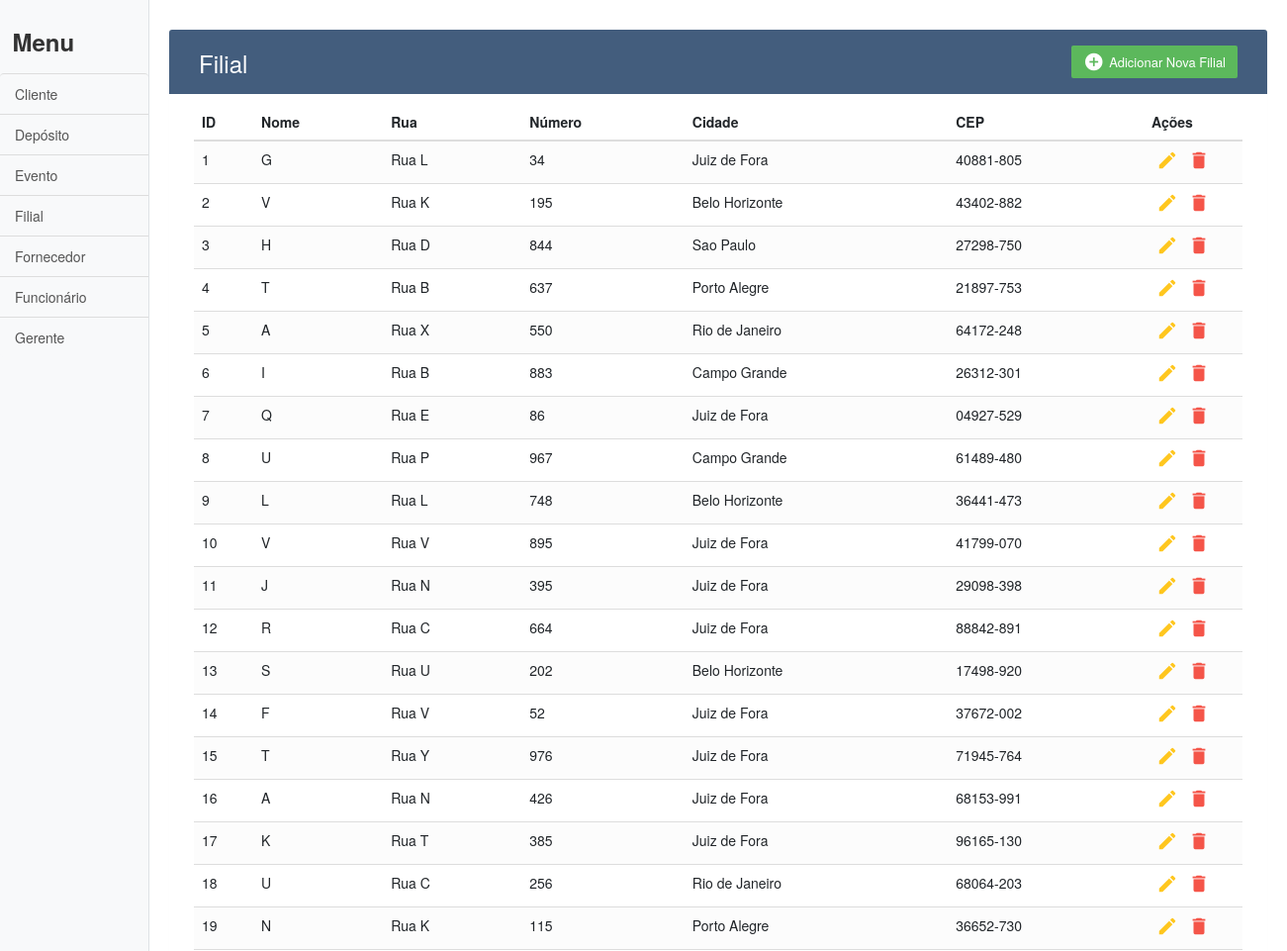
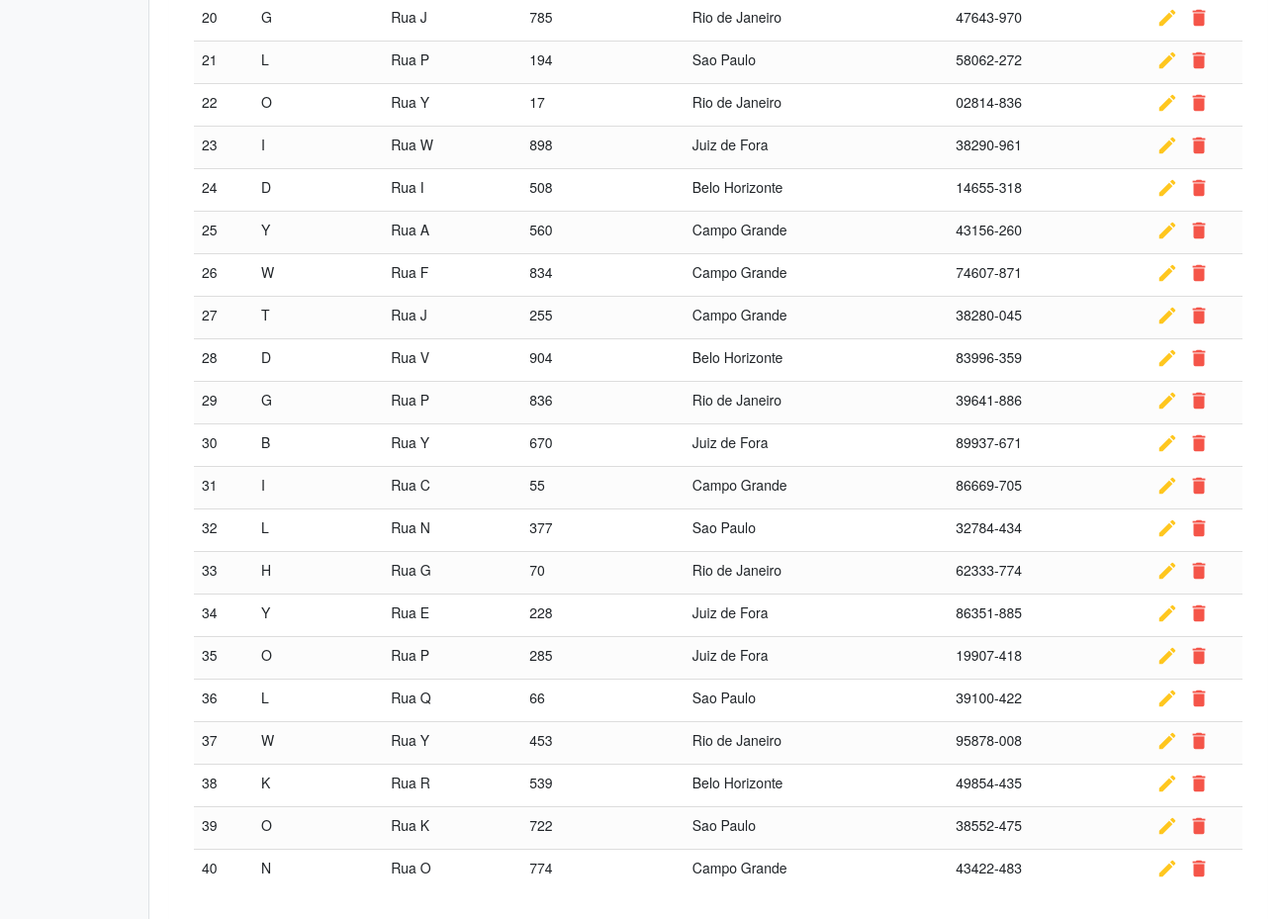
The page / on the database its author committed (2 pictures, top to bottom).
### tables this page shows
CREATE TABLE filial ( nome VARCHAR(200) NOT NULL, cep CHAR(9) NOT NULL, cidade VARCHAR(200) NOT NULL, numero INTEGER NOT NULL, rua VARCHAR(200) NOT NULL, id_filial INTEGER PRIMARY KEY AUTO_INCREMENT );

### index.php (the view, shortened to what this page needs)
<!DOCTYPE html>
<html lang="en">
<head>
	<?php
		include("header.php");
	?>
</head>
<body>
	<div class="d-flex" id="wrapper">
		<?php
			include_once("conection.php");
			include("sidebar.php");
		?>
		<div id="page-content-wrapper">
			<div class="container">
				<div class="table-wrapper">
					<div class="table-title">
						<div class="row">
							<div class="col-sm-6">
								<h2>Filial</h2>
							</div>
							<div class="col-sm-6">
								<a href="add/filial.php" class="btn btn-success">
									<i class="material-icons">&#xE147;</i>
									<span>Adicionar Nova Filial</span>
								</a>
							</div>
						</div>
					</div>
					<table class="table table-striped table-hover">
						<thead>
							<tr>
								<th>ID</th>
								<th>Nome</th>
								<th>Rua</th>
								<th>Número</th>
								<th>Cidade</th>
								<th>CEP</th>
								<th>Ações</th>
							</tr>
						</thead>
						<tbody>
							<?php
								$sql = "SELECT *
										FROM filial
										ORDER BY id_filial";
								$filiais = mysqli_query($conexao, $sql);
								foreach($filiais as $filial){
									echo "<tr>";
										echo '<td>' . $filial['id_filial'] . '</td>';
										echo '<td>' . $filial['nome'] . '</td>';
										echo '<td>' . $filial['rua'] . '</td>';
										echo '<td>' . $filial['numero'] . '</td>';
										echo '<td>' . $filial['cidade'] . '</td>';
										echo '<td>' . $filial['cep'] . '</td>';
										echo '<td>';
											echo '<a href="edit/filial.php?id='.$filial['id_filial'].'" class="edit"><i class="material-icons" data-toggle="tooltip" title="Editar">&#xE254;</i></a>';
											echo '<a href="delete/filial.php?id='.$filial['id_filial'].'" class="delete"><i class="material-icons" data-toggle="tooltip" title="Deletar">&#xE872;</i></a>';
										echo '</td>';
									echo "</tr>";
								}
							?>
						</tbody>
					</table>
				</div>
			</div>
		</div>
	</div>
</body>
</html>

### header.php (shortened to what this page needs)
<link href="vendor/bootstrap/css/bootstrap.min.css" rel="stylesheet">
<link href="css/simple-sidebar.css" rel="stylesheet">
<link rel="stylesheet" href="https://maxcdn.bootstrapcdn.com/font-awesome/4.7.0/css/font-awesome.min.css">
<link rel="stylesheet" type="text/css" href="css/styles.css">
<link rel="stylesheet" href="https://maxcdn.bootstrapcdn.com/bootstrap/3.3.7/css/bootstrap.min.css">

### sidebar.php
<div class="bg-light border-right" id="sidebar-wrapper">
	<div class="sidebar-heading"><h3><b>Menu</b></h3> </div>
	<div class="list-group list-group-flush">
		<a href="cliente.php" class="list-group-item list-group-item-action bg-light">Cliente</a>
		<a href="deposito.php" class="list-group-item list-group-item-action bg-light">Depósito</a>
		<a href="evento.php" class="list-group-item list-group-item-action bg-light">Evento</a>
		<a href="index.php" class="list-group-item list-group-item-action bg-light">Filial</a>
		<a href="fornecedor.php" class="list-group-item list-group-item-action bg-light">Fornecedor</a>
		<a href="funcionario.php" class="list-group-item list-group-item-action bg-light">Funcionário</a>
		<a href="gerente.php" class="list-group-item list-group-item-action bg-light">Gerente</a>
	</div>
</div>

### css/simple-sidebar.css (style rules this page uses)
body { overflow-x: hidden; }
#sidebar-wrapper { min-height: 100vh; margin-left: -15rem; -webkit-transition: margin .25s ease-out; -moz-transition: margin .25s ease-out; -o-transition: margin .25s ease-out; transition: margin .25s ease-out; }
#sidebar-wrapper .sidebar-heading { padding: 0.875rem 1.25rem; font-size: 1.2rem; }
#sidebar-wrapper .list-group { width: 15rem; }
#page-content-wrapper { min-width: 100vw; }
@media (min-width: 768px) { #sidebar-wrapper { margin-left: 0; } }
@media (min-width: 768px) { #page-content-wrapper { min-width: 0; width: 100%; } }

### css/styles.css (style rules this page uses)
body { color: #566787; background: #f5f5f5; font-family: 'Varela Round', sans-serif; font-size: 13px; }
.table-wrapper { background: #fff; padding: 20px 25px; margin: 30px 0; border-radius: 3px; box-shadow: 0 1px 1px rgba(0,0,0,.05); }
.table-title { padding-bottom: 15px; background: #435d7d; color: #fff; padding: 16px 30px; margin: -20px -25px 10px; border-radius: 3px 3px 0 0; }
.table-title h2 { margin: 5px 0 0; font-size: 24px; }
.table-title .btn { color: #fff; float: right; font-size: 13px; border: none; min-width: 50px; border-radius: 2px; border: none; outline: none !important; margin-left: 10px; }
.table-title .btn i { float: left; font-size: 21px; margin-right: 5px; }
.table-title .btn span { float: left; margin-top: 2px; }
table.table tr th, table.table tr td { border-color: #e9e9e9; padding: 12px 15px; vertical-align: middle; }
table.table tr th:first-child { width: 60px; }
table.table tr th:last-child { width: 100px; }
table.table-striped tbody tr:nth-of-type(odd) { background-color: #fcfcfc; }
table.table td:last-child i { opacity: 0.9; font-size: 22px; margin: 0 5px; }
table.table td a { font-weight: bold; color: #566787; display: inline-block; text-decoration: none; outline: none !important; }
table.table td a.edit { color: #FFC107; }
table.table td a.delete { color: #F44336; }
table.table td i { font-size: 19px; }

### rows shown on the page
filial: id_filial "1", nome "G", rua "Rua L", numero "34", cidade "Juiz de Fora", cep "40881-805"
filial: id_filial "2", nome "V", rua "Rua K", numero "195", cidade "Belo Horizonte", cep "43402-882"
filial: id_filial "3", nome "H", rua "Rua D", numero "844", cidade "Sao Paulo", cep "27298-750"
filial: id_filial "4", nome "T", rua "Rua B", numero "637", cidade "Porto Alegre", cep "21897-753"
filial: id_filial "5", nome "A", rua "Rua X", numero "550", cidade "Rio de Janeiro", cep "64172-248"
filial: id_filial "6", nome "I", rua "Rua B", numero "883", cidade "Campo Grande", cep "26312-301"
filial: id_filial "7", nome "Q", rua "Rua E", numero "86", cidade "Juiz de Fora", cep "04927-529"
filial: id_filial "8", nome "U", rua "Rua P", numero "967", cidade "Campo Grande", cep "61489-480"
filial: id_filial "9", nome "L", rua "Rua L", numero "748", cidade "Belo Horizonte", cep "36441-473"
filial: id_filial "10", nome "V", rua "Rua V", numero "895", cidade "Juiz de Fora", cep "41799-070"
filial: id_filial "11", nome "J", rua "Rua N", numero "395", cidade "Juiz de Fora", cep "29098-398"
filial: id_filial "12", nome "R", rua "Rua C", numero "664", cidade "Juiz de Fora", cep "88842-891"
filial: id_filial "13", nome "S", rua "Rua U", numero "202", cidade "Belo Horizonte", cep "17498-920"
filial: id_filial "14", nome "F", rua "Rua V", numero "52", cidade "Juiz de Fora", cep "37672-002"
filial: id_filial "15", nome "T", rua "Rua Y", numero "976", cidade "Juiz de Fora", cep "71945-764"
filial: id_filial "16", nome "A", rua "Rua N", numero "426", cidade "Juiz de Fora", cep "68153-991"
filial: id_filial "17", nome "K", rua "Rua T", numero "385", cidade "Juiz de Fora", cep "96165-130"
filial: id_filial "18", nome "U", rua "Rua C", numero "256", cidade "Rio de Janeiro", cep "68064-203"
filial: id_filial "19", nome "N", rua "Rua K", numero "115", cidade "Porto Alegre", cep "36652-730"
filial: id_filial "20", nome "G", rua "Rua J", numero "785", cidade "Rio de Janeiro", cep "47643-970"
filial: id_filial "21", nome "L", rua "Rua P", numero "194", cidade "Sao Paulo", cep "58062-272"
filial: id_filial "22", nome "O", rua "Rua Y", numero "17", cidade "Rio de Janeiro", cep "02814-836"
filial: id_filial "23", nome "I", rua "Rua W", numero "898", cidade "Juiz de Fora", cep "38290-961"
filial: id_filial "24", nome "D", rua "Rua I", numero "508", cidade "Belo Horizonte", cep "14655-318"
filial: id_filial "25", nome "Y", rua "Rua A", numero "560", cidade "Campo Grande", cep "43156-260"
filial: id_filial "26", nome "W", rua "Rua F", numero "834", cidade "Campo Grande", cep "74607-871"
filial: id_filial "27", nome "T", rua "Rua J", numero "255", cidade "Campo Grande", cep "38280-045"
filial: id_filial "28", nome "D", rua "Rua V", numero "904", cidade "Belo Horizonte", cep "83996-359"
filial: id_filial "29", nome "G", rua "Rua P", numero "836", cidade "Rio de Janeiro", cep "39641-886"
filial: id_filial "30", nome "B", rua "Rua Y", numero "670", cidade "Juiz de Fora", cep "89937-671"
filial: id_filial "31", nome "I", rua "Rua C", numero "55", cidade "Campo Grande", cep "86669-705"
filial: id_filial "32", nome "L", rua "Rua N", numero "377", cidade "Sao Paulo", cep "32784-434"
filial: id_filial "33", nome "H", rua "Rua G", numero "70", cidade "Rio de Janeiro", cep "62333-774"
filial: id_filial "34", nome "Y", rua "Rua E", numero "228", cidade "Juiz de Fora", cep "86351-885"
filial: id_filial "35", nome "O", rua "Rua P", numero "285", cidade "Juiz de Fora", cep "19907-418"
filial: id_filial "36", nome "L", rua "Rua Q", numero "66", cidade "Sao Paulo", cep "39100-422"
filial: id_filial "37", nome "W", rua "Rua Y", numero "453", cidade "Rio de Janeiro", cep "95878-008"
filial: id_filial "38", nome "K", rua "Rua R", numero "539", cidade "Belo Horizonte", cep "49854-435"
filial: id_filial "39", nome "O", rua "Rua K", numero "722", cidade "Sao Paulo", cep "38552-475"
filial: id_filial "40", nome "N", rua "Rua O", numero "774", cidade "Campo Grande", cep "43422-483"
